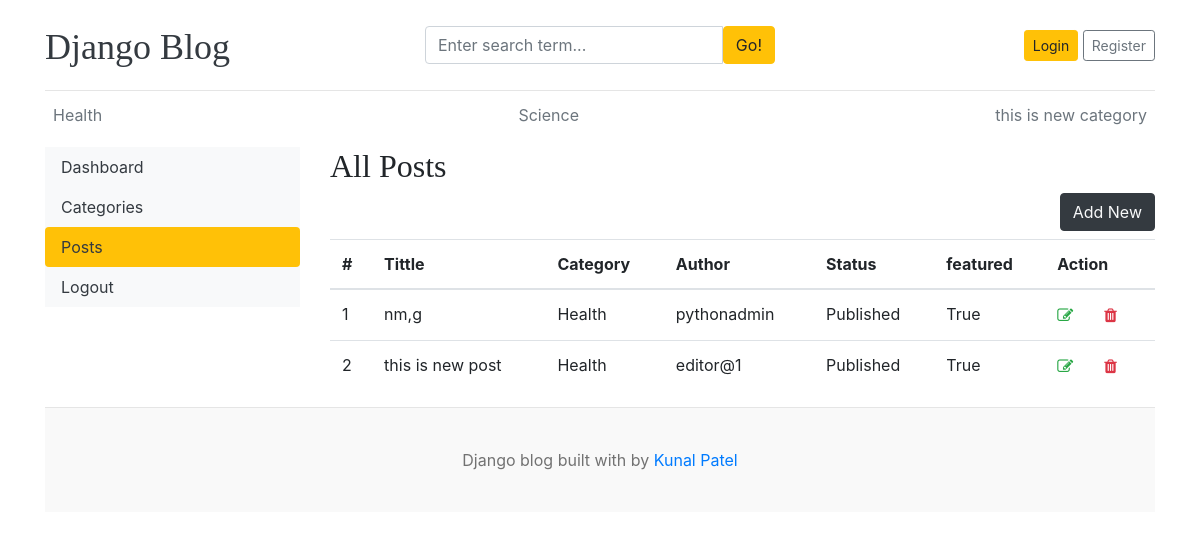
Before: /dashboard/posts/ with the older database file.
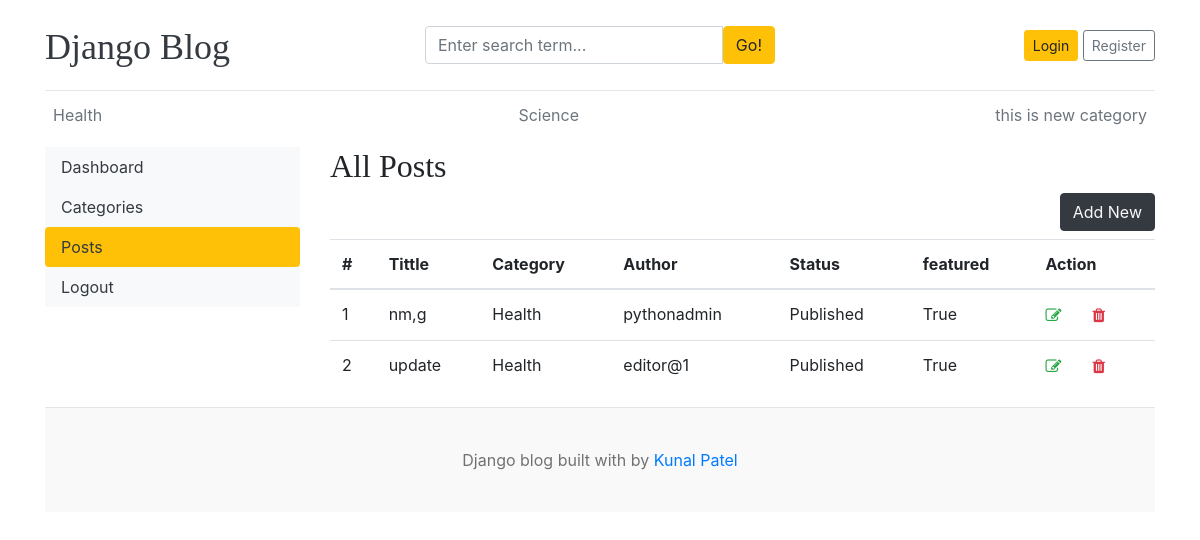
After: the same page with the newer database file.
### blogs/models.py (models this page shows, shortened)
class Blog(models.Model):
    title = models.CharField(max_length=100)
    slug = models.SlugField(max_length=150, unique=True, blank=True)
    category = models.ForeignKey(Category, on_delete=models.CASCADE)
    author = models.ForeignKey(User, on_delete=models.CASCADE)
    featured_image = models.ImageField(upload_to='uploads/%Y/%m/%d')
    short_description = models.TextField(max_length=500)
    blog_body = models.TextField(max_length=2000)
    status = models.CharField(max_length=20, choices=STATUS_CHOICES, default="Draft")
    is_featured = models.BooleanField(default=False)
    created_at = models.DateTimeField(auto_now_add=True)
    updated_at = models.DateTimeField(auto_now=True)

class Category(models.Model):
    category_name = models.CharField(max_length=50, unique=True)
    created_at = models.DateTimeField(auto_now_add=True)
    updated_at = models.DateTimeField(auto_now=True)
    class Meta:
        verbose_name_plural = 'categories'
    def __str__(self):
        return self.category_name

### dashboards/views.py (the view)
# urls.py: path('posts/', views.posts, name='posts'),
def posts(request):
    posts = Blog.objects.all()
    context = {
        'posts': posts,
    }
    return render(request, 'dashboard/posts.html', context)

### blogs/context_processors.py (called while the page is built)
def get_categories(request):
    categories = Category.objects.all()
    return dict(categories=categories)

def get_social_links(request):
    social_links  = SocialLink.objects.all()
    return dict(social_links=social_links)

### templates/dashboard/posts.html (shortened to what this page needs)
{% extends 'base.html' %}
{% block content %}
<div class="row">
  {% include 'dashboard/sidebar.html' %}
  <div class="col-md-9">
    <h2>All Posts</h2>
    <a href="{% url 'add_post' %}" class="btn btn-dark text-light float-right mb-2">Add New</a>
    <table class="table table-hover">
      <thead>
        <tr>
          <th>#</th>
          <th>Tittle</th>
          <th>Category</th>
          <th>Author</th>
          <th>Status</th>
          <th>featured</th>
          <th>Action</th>
        </tr>
      </thead>
      <tbody>
        {% for post in posts %}
        <tr>
          <td>{{ forloop.counter }}</td>
          <td>{{ post.title }}</td>
          <td>{{ post.category }}</td>
          <td>{{ post.author }}</td>
          <td>{{ post.status }}</td>
          <td>{{ post.is_featured }}</td>
          <td>
            <a href="{% url 'edit_post' post.id%}">
              <i class="fa fa-edit text-success"></i>
            </a>
            <form action="" method="post" style="display:inline;">
              <button type="submit" style="border:none; background:none;">
                <i class="fa fa-trash text-danger"></i>
              </button>
            </form>
          </td>
        </tr>
        {% empty %}
        <tr>
          <td colspan="5" class="text-center">No categories found.</td>
        </tr>
        {% endfor %}
      </tbody>
    </table>
  </div>
</div>
{% endblock %}

Changed rows visible on the page:
changed Blog "editor@1": title "this is new post" → "update"
